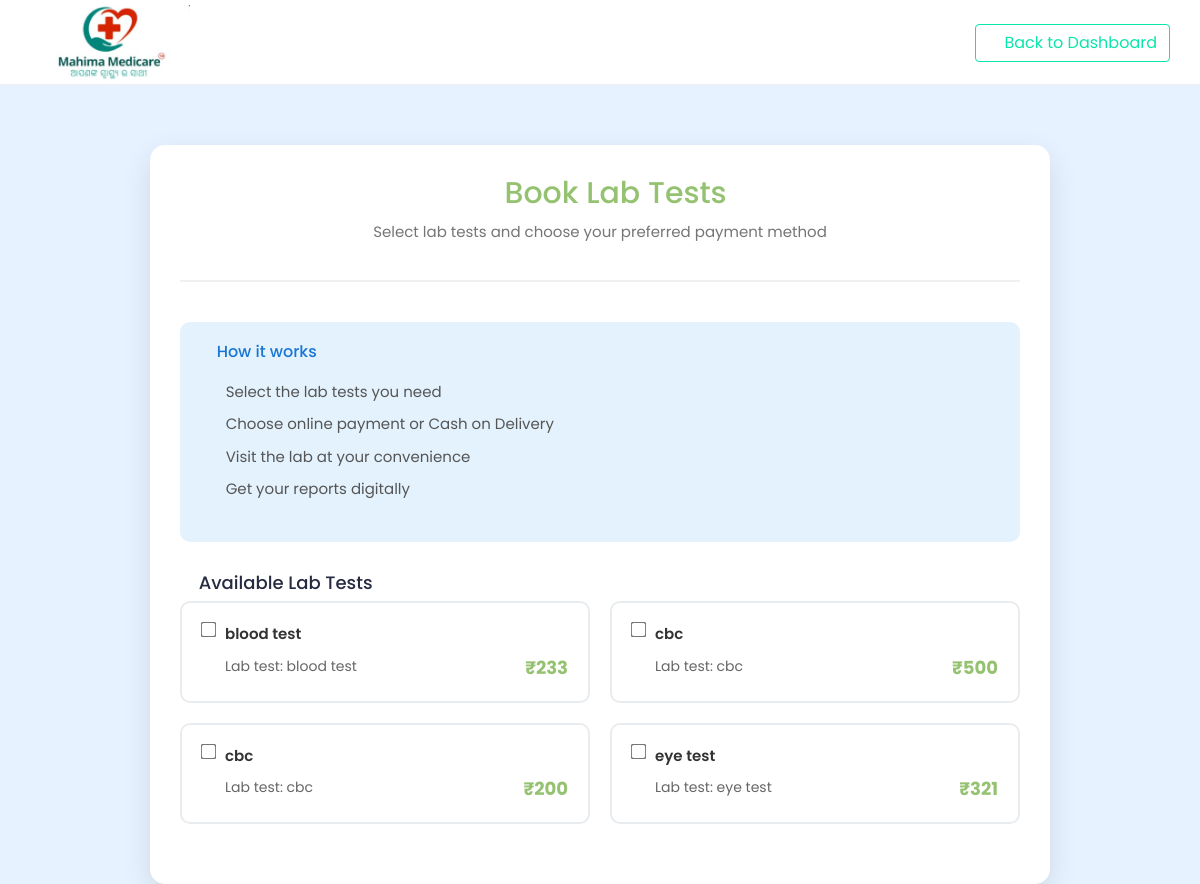
Before: /razorpay/book-test/ with the older database file.
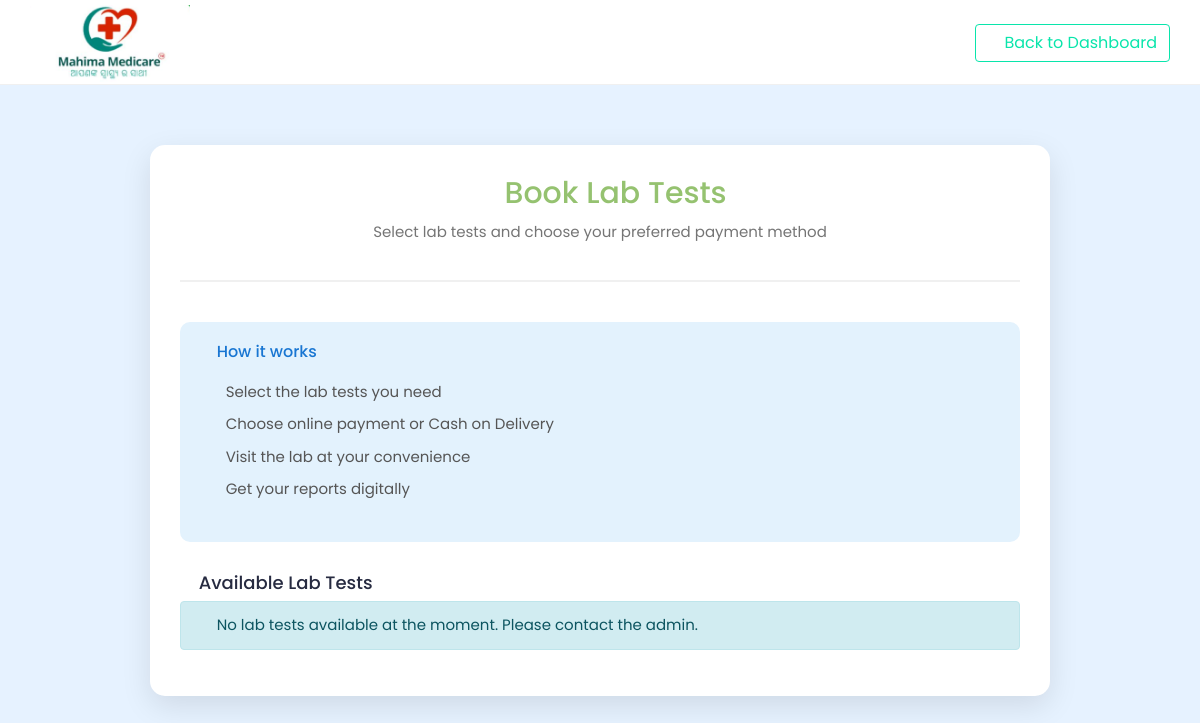
After: the same page with the newer database file.
### hospital_admin/models.py (models this page shows, shortened)
class Test_Information(models.Model):
    test_id = models.AutoField(primary_key=True)
    test_name = models.CharField(max_length=200, null=True, blank=True)
    test_price = models.CharField(max_length=200, null=True, blank=True)

### razorpay_payment/views.py (the view)
# urls.py: path('book-test/', views.standalone_test_booking, name='standalone-test-booking'),
def standalone_test_booking(request):
    try:
        from hospital_admin.models import Test_Information
        available_tests = Test_Information.objects.all().order_by('test_name')
        test_list = []
        for test in available_tests:
            test_list.append({
                'id': test.test_id,
                'name': test.test_name,
                'price': int(test.test_price) if test.test_price and test.test_price.isdigit() else 0,
                'description': f'Lab test: {test.test_name}'
            })
        context = {
            'available_tests': test_list,
        }
        return render(request, 'razorpay_payment/standalone_test_booking.html', context)
    except Exception as e:
        messages.error(request, f'Error loading test booking page: {str(e)}')
        return redirect('patient-dashboard')

### templates/razorpay_payment/standalone_test_booking.html (shortened to what this page needs)
{% load static %}
<!DOCTYPE html>
<html lang="en">
<head>
    <link rel="stylesheet" href="{% static 'HealthStack-System/css/Normal/bootstrap.min.css' %}">
    <link rel="stylesheet" href="{% static 'HealthStack-System/plugins/Normal/fontawesome/css/all.min.css' %}">
    <link rel="stylesheet" href="{% static 'HealthStack-System/css/Normal/style.css' %}">
</head>
<body>
    <div class="main-wrapper">
        <header class="header">
            <nav class="navbar navbar-expand-lg header-nav">
                <div class="navbar-header">
                    <a href="{% url 'hospital_home' %}" class="navbar-brand logo">
                        <img src="{% static 'HealthStack-System/images/Normal/logo.png' %}" class="img-fluid" alt="Logo">
                    </a>
                </div>
                <div class="navbar-nav ml-auto">
                    <a href="{% url 'patient-dashboard' %}" class="btn btn-outline-primary">
                        <i class="fas fa-arrow-left"></i> Back to Dashboard
                    </a>
                </div>
            </nav>
        </header>
        <div class="content">
            <div class="container">
                <div class="booking-container">
                    <div class="booking-header">
                        <h2><i class="fas fa-flask"></i> Book Lab Tests</h2>
                        <p class="text-muted">Select lab tests and choose your preferred payment method</p>
                    </div>
                    <div class="booking-info">
                        <h5><i class="fas fa-info-circle"></i> How it works</h5>
                        <ul class="info-list">
                            <li><i class="fas fa-check-circle"></i> Select the lab tests you need</li>
                            <li><i class="fas fa-credit-card"></i> Choose online payment or Cash on Delivery</li>
                            <li><i class="fas fa-calendar-alt"></i> Visit the lab at your convenience</li>
                            <li><i class="fas fa-file-medical"></i> Get your reports digitally</li>
                        </ul>
                    </div>
                    <form id="test-booking-form" method="post" action="{% url 'submit-standalone-test' %}">
                        <h4><i class="fas fa-list"></i> Available Lab Tests</h4>
                        {% if available_tests %}
                        <div class="test-grid">
                            {% for test in available_tests %}
                            <div class="test-card" onclick="toggleTest({{ test.id }})">
                                <div class="d-flex align-items-start">
                                    <input type="checkbox"
                                           name="selected_tests"
                                           value="{{ test.id }}"
                                           id="test_{{ test.id }}"
                                           class="test-checkbox"
                                           onchange="updateTotal()">
                                    <div class="flex-grow-1">
                                        <div class="test-name">{{ test.name }}</div>
                                        <div class="test-price">₹{{ test.price }}</div>
                                        {% if test.description %}
                                        <div class="test-description">{{ test.description }}</div>
                                        {% endif %}
                                    </div>
                                </div>
                            </div>
                            {% endfor %}
                        </div>
                        {% else %}
                        <div class="alert alert-info">
                            <i class="fas fa-info-circle"></i> No lab tests available at the moment. Please contact the admin.
                        </div>
                        {% endif %}
                    </form>
                </div>
            </div>
        </div>
    </div>
</body>
</html>

### templates/razorpay_payment/standalone_test_booking.html (style rules this page uses)
.booking-container { max-width: 900px; margin: 30px auto; padding: 30px; background: #fff; border-radius: 15px; box-shadow: 0 10px 30px rgba(0,0,0,0.1); }
.booking-header { text-align: center; margin-bottom: 40px; padding-bottom: 20px; border-bottom: 2px solid #f0f0f0; }
.booking-header h2 { color: #95C270; margin-bottom: 10px; }
.booking-info { background: #e3f2fd; padding: 20px; border-radius: 10px; margin-bottom: 30px; }
.booking-info h5 { color: #1976d2; margin-bottom: 15px; }
.info-list { list-style: none; padding: 0; }
.info-list li { padding: 5px 0; color: #555; }
.info-list i { color: #1976d2; margin-right: 10px; }

Changed rows visible on the page:
removed Test_Information: name "blood test"
removed Test_Information: name "cbc"
removed Test_Information: name "cbc"
removed Test_Information: name "eye test"
Other visible differences:
text now shown: "No lab tests available at the moment. Please contact the admin."
list line gone: "☐ ₹ 233 Lab test: blood test"
list line gone: "☐ ₹ 500 Lab test: cbc"
list line gone: "☐ ₹ 200 Lab test: cbc"
list line gone: "☐ ₹ 321 Lab test: eye test"
